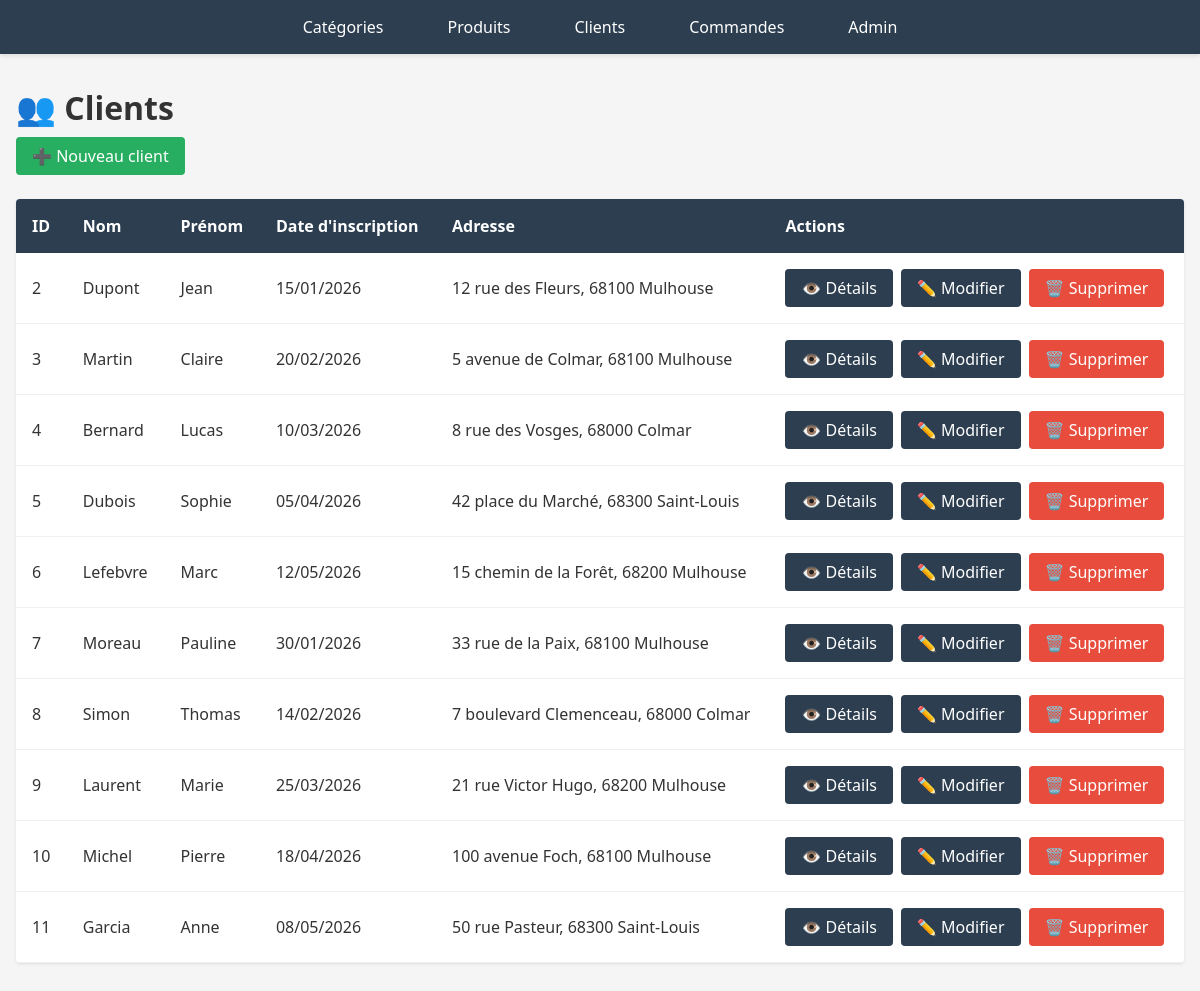
The app's page /drive/clients/ with its own data.
### drive/models.py (models this page shows, shortened)
class Client(models.Model):
    numero_client = models.AutoField(primary_key=True)
    nom = models.CharField(max_length=100)
    prenom = models.CharField(max_length=100)
    date_inscription = models.DateField()
    adresse = models.TextField()
    class Meta:
        db_table = 'clients'

### drive/views.py (the view)
# urls.py: path('clients/', views.client_list, name='client_list'),
def client_list(request):
    return render(request, 'drive/client/list.html', {'clients': Client.objects.all()})

### drive/templates/drive/client/list.html (shortened to what this page needs)
{% extends 'drive/base.html' %}
{% block content %}
<div class="header">
    <h1>👥 Clients</h1>
    <a href="{% url 'client_create' %}" class="btn btn-success">➕ Nouveau client</a>
</div>
{% if clients %}
<table class="table">
    <thead>
        <tr>
            <th>ID</th>
            <th>Nom</th>
            <th>Prénom</th>
            <th>Date d'inscription</th>
            <th>Adresse</th>
            <th>Actions</th>
        </tr>
    </thead>
    <tbody>
        {% for client in clients %}
        <tr>
            <td>{{ client.numero_client }}</td>
            <td>{{ client.nom }}</td>
            <td>{{ client.prenom }}</td>
            <td>{{ client.date_inscription|date:"d/m/Y" }}</td>
            <td>{{ client.adresse }}</td>
            <td>
                <div class="btn-group">
                    <a href="{% url 'client_detail' client.numero_client %}" class="btn">👁️ Détails</a>
                    <a href="{% url 'client_update' client.numero_client %}" class="btn">✏️ Modifier</a>
                    <a href="{% url 'client_delete' client.numero_client %}" class="btn btn-danger">🗑️ Supprimer</a>
                </div>
            </td>
        </tr>
        {% endfor %}
    </tbody>
</table>
{% else %}
<div class="empty">
    <p>Aucun client trouvé.</p>
    <a href="{% url 'client_create' %}" class="btn btn-success">Créer un client</a>
</div>
{% endif %}
{% endblock %}

### drive/static/drive/style.css (style rules this page uses)
:root { --releve-principale: #2c3e50; --releve-fond-titre-ue: #34495e; --releve-fond-titre-res: #3498db; --releve-fond-titre-sae: #9b59b6; --releve-secondaire: #3498db; --releve-surlignage: #ecf0f1; --accent: #27ae60; --accent-contenu: white; --contenu: #333; --fond-clair: white; --gris-estompe: #bdc3c7; --gris: #95a5a6; --fond: #f5f5f5; --secondaire-contenu: white; }
* { margin: 0; padding: 0; box-sizing: border-box; }
body { font-family: "Segoe UI", Tahoma, Geneva, Verdana, sans-serif; background-color: var(--fond); color: var(--contenu); }
.header { margin-bottom: 1.5rem; }
.header h1 { font-size: 2rem; margin-bottom: 0.5rem; }
.btn { display: inline-block; padding: 0.5rem 1rem; background-color: var(--releve-principale); color: white; text-decoration: none; border-radius: 4px; border: none; cursor: pointer; transition: all 0.2s ease; }
.btn-danger { background-color: #e74c3c; }
.btn-success { background-color: var(--accent); }
.btn-group { display: flex; gap: 0.5rem; flex-wrap: wrap; }
.table { width: 100%; border-collapse: collapse; background-color: var(--fond-clair); box-shadow: 0 1px 3px rgba(0,0,0,0.1); margin-bottom: 2rem; border-radius: 4px; overflow: hidden; }
.table th { background-color: var(--releve-principale); color: white; padding: 1rem; text-align: left; font-weight: bold; }
.table td { padding: 1rem; border-bottom: 1px solid #ecf0f1; }

### records on screen
Client: numero_client "2", nom "Dupont", prenom "Jean", date_inscription "15/01/2026", adresse "12 rue des Fleurs, 68100 Mulhouse"
Client: numero_client "3", nom "Martin", prenom "Claire", date_inscription "20/02/2026", adresse "5 avenue de Colmar, 68100 Mulhouse"
Client: numero_client "4", nom "Bernard", prenom "Lucas", date_inscription "10/03/2026", adresse "8 rue des Vosges, 68000 Colmar"
Client: numero_client "5", nom "Dubois", prenom "Sophie", date_inscription "05/04/2026", adresse "42 place du Marché, 68300 Saint-Louis"
Client: numero_client "6", nom "Lefebvre", prenom "Marc", date_inscription "12/05/2026", adresse "15 chemin de la Forêt, 68200 Mulhouse"
Client: numero_client "7", nom "Moreau", prenom "Pauline", date_inscription "30/01/2026", adresse "33 rue de la Paix, 68100 Mulhouse"
Client: numero_client "8", nom "Simon", prenom "Thomas", date_inscription "14/02/2026", adresse "7 boulevard Clemenceau, 68000 Colmar"
Client: numero_client "9", nom "Laurent", prenom "Marie", date_inscription "25/03/2026", adresse "21 rue Victor Hugo, 68200 Mulhouse"
Client: numero_client "10", nom "Michel", prenom "Pierre", date_inscription "18/04/2026", adresse "100 avenue Foch, 68100 Mulhouse"
Client: numero_client "11", nom "Garcia", prenom "Anne", date_inscription "08/05/2026", adresse "50 rue Pasteur, 68300 Saint-Louis"
